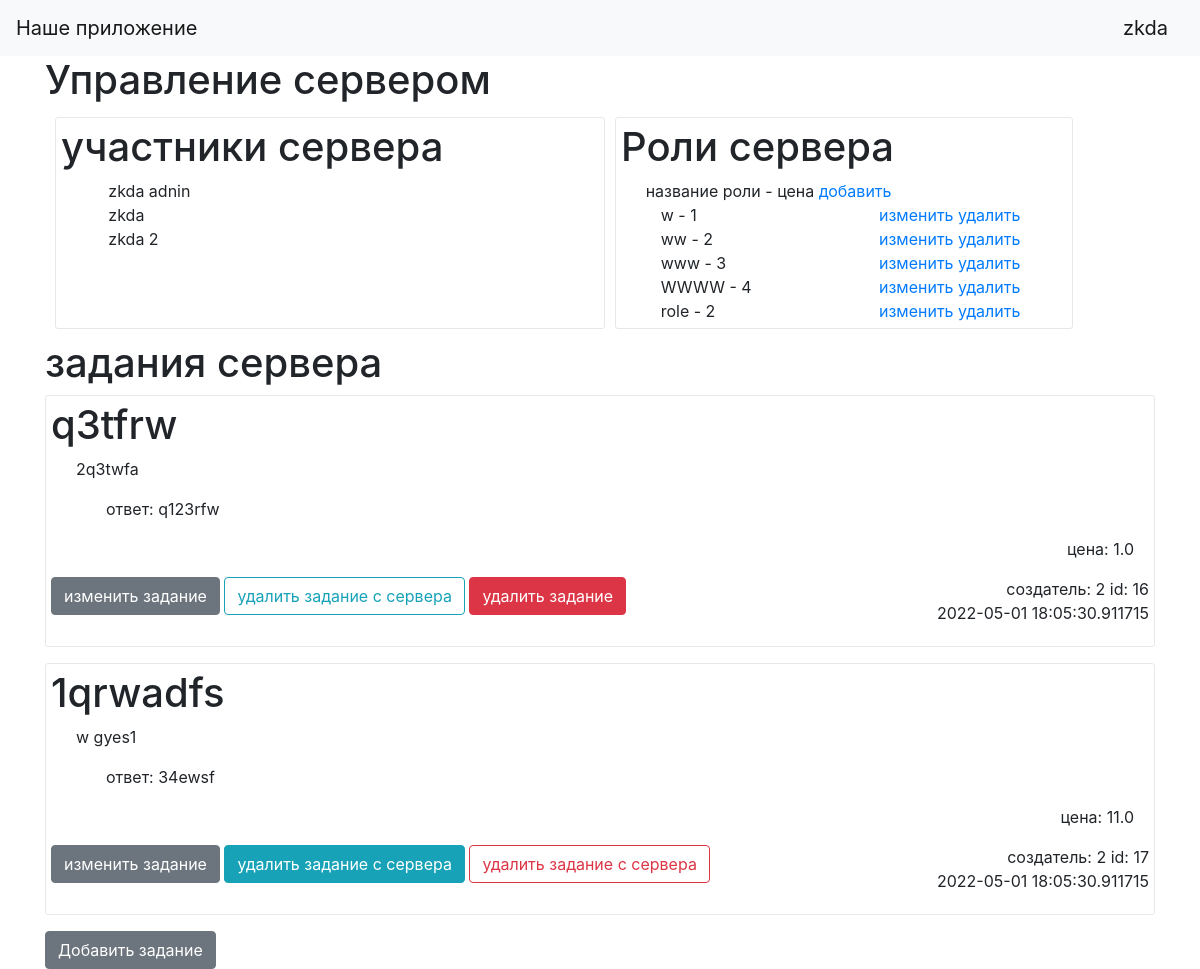
Before: /server_menejment/3 (signed in) with the older database file.
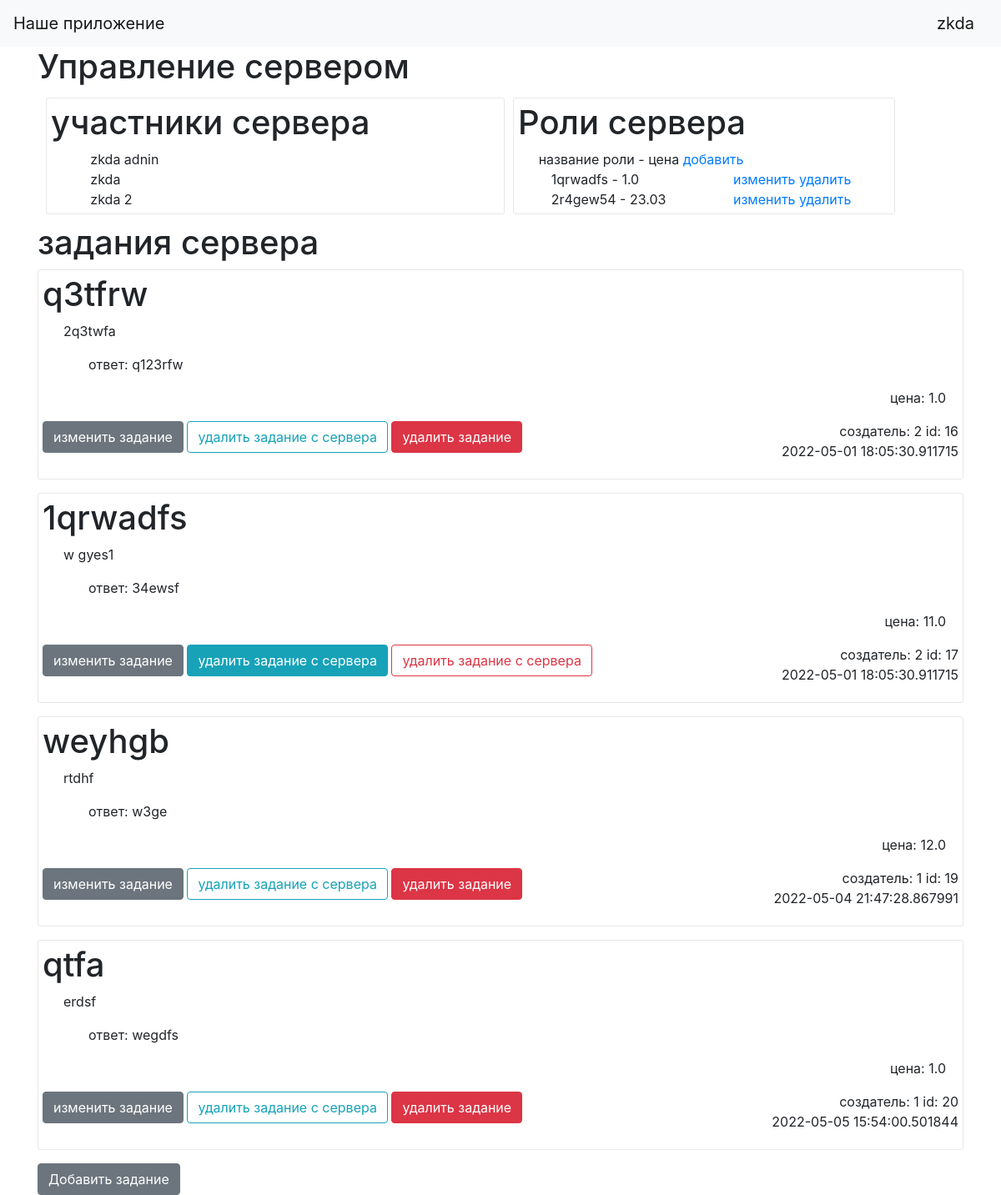
After: the same page with the newer database file.
### data/users_default.py (models this page shows, shortened)
class UsersDefault(SqlAlchemyBase, UserMixin, SerializerMixin):
    __tablename__ = 'users_default'
    id = sa.Column(sa.Integer, primary_key=True, autoincrement=True)
    name = sa.Column(sa.String, nullable=True)
    tag = sa.Column(sa.String, index=True, unique=True, nullable=True)
    email = sa.Column(sa.String, nullable=True, unique=True)
    hashed_password = sa.Column(sa.String, default=None)
    created_date = sa.Column(sa.DateTime, default=datetime.datetime.now())

### data/tasks.py (models this page shows)
class Tasks(SqlAlchemyBase, UserMixin, SerializerMixin):
    __tablename__ = 'tasks'
    id = sa.Column(sa.Integer, primary_key=True, autoincrement=True)
    name = sa.Column(sa.String, nullable=False)
    task = sa.Column(sa.String, nullable=False)
    answer = sa.Column(sa.String, nullable=False)
    coins = sa.Column(sa.Float, default=0, nullable=False)  # надо изменить этот сток пожже
    is_private = sa.Column(sa.Boolean, default=True, nullable=False)
    creator = sa.Column(sa.Integer, nullable=False)
    created_date = sa.Column(sa.DateTime, default=datetime.datetime.now(), nullable=False)

### main.py (the view)
@app.route('/server_menejment/<int:id>', methods=['GET', 'POST'])
def server_menejment(id):
    param = {}
    if current_user.is_authenticated:
        db_sess = db_session.create_session()
        if db_sess.query(UsersToServers).filter(UsersToServers.users == current_user.id,
                                                UsersToServers.server == id).first().is_admin:
            users = []
            tasks = []
            for user_id in db_sess.query(UsersToServers).filter(UsersToServers.server == id).all():
                users.append(f'{db_sess.query(UsersDefault).filter(UsersDefault.id == user_id.users).first().name}')
            for tasks_to_server in db_sess.query(TaskToServers).filter(TaskToServers.server == id).all():
                task = dict()
                task_answer = db_sess.query(Tasks).filter(Tasks.id == tasks_to_server.task).first()
                if task_answer:
                    task['id'] = task_answer.id
                    task['name'] = task_answer.name
                    task['task'] = task_answer.task
                    task['coins'] = task_answer.coins
                    task['answer'] = task_answer.answer
                    task['creator'] = task_answer.creator
                    task['is_private'] = task_answer.is_private
                    task['created_date'] = task_answer.created_date
                    tasks.append(task)
            param['users'] = users
            param['tasks'] = tasks
            param['server_id'] = id
            param['current_user'] = current_user
            param['servers_roles'] = db_sess.query(Servers).filter(Servers.id == id).first().roles_price
            return render_template("server_menejment.html", **param)
        return render_template('access_denied.html')
    return redirect("/")

### data/db_session.py (called while the page is built)
def create_session() -> Session:
    global __factory
    return __factory()

### main.py (called while the page is built)
@login_manager.user_loader
def load_user(user_id):
    db_sess = db_session.create_session()
    return db_sess.query(UsersDefault).get(user_id)

### templates/server_menejment.html (shortened to what this page needs)
{% extends "base.html" %}
{% block content %}
<h1>Управление сервером {{server_name}}</h1>
<div>
    <div class="row" style="margin: 5px">
    <div class="col-sm-6"  style="border: 1px solid #e9e8e8; border-radius: 3px; margin-bottom: 1rem; padding: 5px; margin: 5px">
        <h1>участники сервера</h1>
        <div class="row">
            <div class="col-sm-1"></div>
            <div class="col-sm-11">
                {% for item in users %}
                    <div>{{item}}</div>
                {% endfor %}
            </div>
        </div>
    </div>
    <div class="col-sm-5"  style="border: 1px solid #e9e8e8; border-radius: 3px; margin-bottom: 1rem; padding: 5px; margin: 5px">
        <h1>Роли сервера</h1>
        <div class="row">
            <div class="col-sm-1"></div>
            <div class="col-sm-11">
                <div class="row">
                    <div>
                        название роли - цена <a href="/add_role/{{server_id}}">добавить</a>
                    </div>
                    </div>
                {% for item in servers_roles %}
                <div class="row">
                    <div class="col-sm-6">
                    {{item}} - {{servers_roles[item]}}
                    </div>
                    <div class="col-sm-6">
                    <a href="/edit_role/{{server_id}}/{{item}}">изменить</a>
                    <a href="/del_role/{{server_id}}/{{item}}">удалить</a>
                    </div>
                </div>
                {% endfor %}
            </div>
        </div>
    </div>
    </div>
    <h1>задания сервера</h1>
    {% for item in tasks %}
    <div style="border: 1px solid #e9e8e8; border-radius: 3px; margin-bottom: 1rem; padding: 5px;">
        <h1>{{item['name']}}</h1>
        <div  class="col-sm-12">
            <p style="padding-left: 10px;">{{item['task']}}</p>
            <p style="padding-left: 40px;">ответ: {{item['answer']}}</p>
            <p style="text-align: right;">цена: {{item['coins']}}</p>
        </div>
        <div>
            <div class="row">
                <div class="col-sm-8">
        <a href="/edit_tasks/{{item['id']}}/{{server_id}}" class="btn btn-secondary">изменить задание</a>
        {% if item['is_private'] %}
        <button type="button" class="btn btn-outline-info">удалить задание с сервера</button>
        <a href="/delete_tasks/{{item['id']}}/{{server_id}}" class="btn btn-danger">удалить задание</a>
        {% elif current_user.id == item['creator']%}
        <a href="/delete_tasks_from_server/{{item['id']}}/{{server_id}}" class="btn btn-info">удалить задание с
            сервера</a>
        <a href="/delete_tasks/{{item['id']}}/{{server_id}}" class="btn btn-danger">удалить задание</a>
        {% else %}
        <a href="/delete_tasks_from_server/{{item['id']}}/{{server_id}}" class="btn btn-info">удалить задание с
            сервера</a>
        <button type="button" class="btn btn-outline-danger">удалить задание с сервера</button>
        {% endif %}
                </div>
                <div class="col-sm-4">
            <div style="padding-left: 40px; text-align: right;">создатель: {{item['creator']}} id: {{item['id']}}</div>
            <div style="text-align: right;">{{item['created_date']}}</div>
                </div>
            </div>
        </div>
        </div>
    {% endfor %}
    <a href="/add_tasks/{{server_id}}" class="btn btn-secondary">Добавить задание</a>
</div>
{% endblock %}

### templates/base.html (shortened to what this page needs)
<!doctype html>
<html lang="en">
<head>
    <link rel="stylesheet"
          href="https://stackpath.bootstrapcdn.com/bootstrap/4.4.1/css/bootstrap.min.css"
>
</head>
<body>
<header>
    <nav class="navbar navbar-light bg-light">
        <a class="navbar-brand" href="#">Наше приложение</a>
        {% if current_user.is_authenticated %}
            <a class="navbar-brand" href="/logout">{{ current_user.name }}</a>
        {% else %}
            <p>
                <a class="btn btn-primary " href="/register">Зарегистрироваться</a>
                <a class="btn btn-success" href="/login">Войти</a>
            </p>
        {% endif %}
    </nav>
</header>
<main role="main" class="container">
    {% block content %}{% endblock %}
</main>
</body>
</html>

Changed rows visible on the page:
added Tasks: name "weyhgb", task "rtdhf", answer "w3ge", coins "12.0", creator "1", id "19", created_date "2022-05-04 21:47:28.867991"
added Tasks: name "qtfa", task "erdsf", answer "wegdfs", coins "1.0", creator "1", id "20", created_date "2022-05-05 15:54:00.501844"
Other visible differences:
new list line: "1qrwadfs - 1.0 изменить удалить"
new list line: "2r4gew54 - 23.03 изменить удалить"
list line gone: "w - 1 изменить удалить"
list line gone: "ww - 2 изменить удалить"
list line gone: "www - 3 изменить удалить"
list line gone: "WWWW - 4 изменить удалить"
list line gone: "role - 2 изменить удалить"
